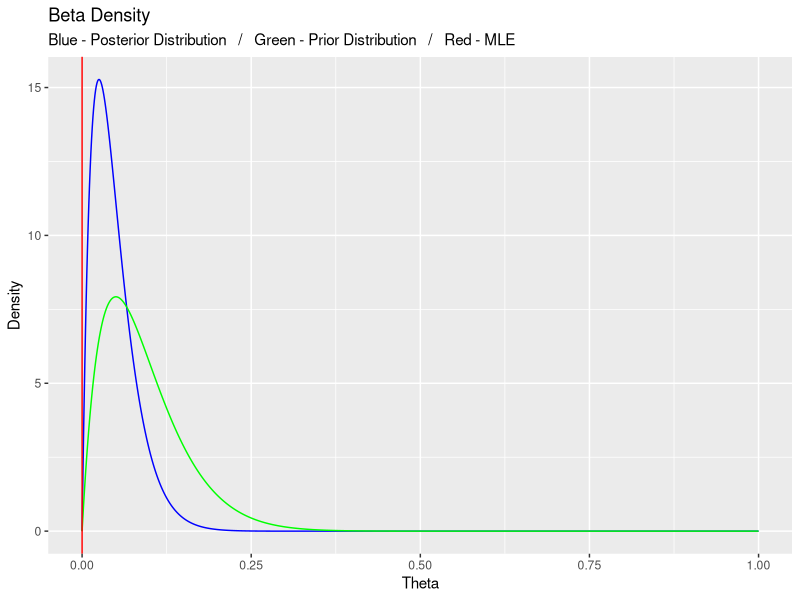
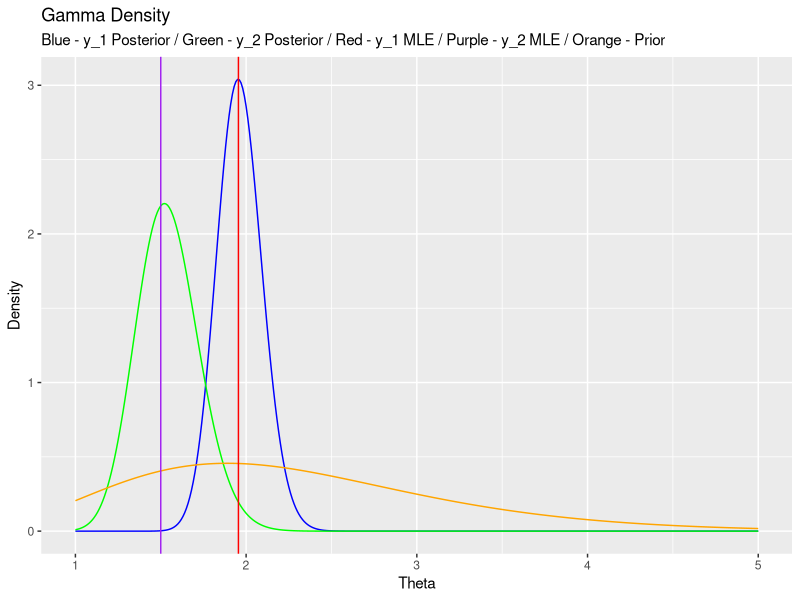

Recreate these plots in R, in order.
## ---- chunk 1

### Load in the necessary packages

library(ggplot2)
library(coda)



##### Problem 2 #####



## Set the parameter values

y <- 0
n <- 20
alpha <- 2
beta <- 20

## Set the theta values

theta <- seq(from = 0, to = 1, length.out = 1000)

## ---- chunk 2

### Part i ###



## Plot the posterior distribution

post_beta_dens <- dbeta(x = theta, shape1 = y + alpha, shape2 = (n - y) + beta)

ggplot() +
    geom_line(aes(x = theta, y = post_beta_dens), col = "blue") +
    geom_line(aes(x = theta, y = dbeta(x = theta, shape1 = alpha, shape2 = beta)), col = "green") +
    geom_vline(aes(xintercept = (y / n)), col = "red") +
    labs(x = "Theta", y = "Density", title = "Beta Density",
         subtitle = "Blue - Posterior Distribution   /   Green - Prior Distribution   /   Red - MLE")

## ---- chunk 3

### Part ii ###



## Draw a sample from my posterior distribution

post_beta_rand <- rbeta(n = 10000, shape1 = y + alpha, shape2 = (n - y) + beta)

## Compute the HPD interval

bayes_int <- as.vector(HPDinterval(as.mcmc(post_beta_rand), prob = 0.95)[1, 1:2])

## Calculate the MLE

y_hat <- (y / n)

## Compute the frequentist interval

freq_int <- c((y_hat) - (1.96 * (sqrt(y_hat * (1 - y_hat)) / 2)),
              (y_hat) + (1.96 * (sqrt(y_hat * (1 - y_hat)) / 2)))

## Output the results

cat("HPD Interval: ", "(", bayes_int[1], ",", bayes_int[2], ")")
cat("Frequentist Interval: ", "(", freq_int[1], ",", freq_int[2], ")")

## ---- chunk 4

### Part iii ###



## Compute the log odds of our posterior beta distrbution

odds_samp <- log(post_beta_rand / (1 - post_beta_rand))

## Compute the HPS interval

bayes_int_odds <- as.vector(HPDinterval(as.mcmc(odds_samp), prob = 0.95)[1, 1:2])

## Output the result

cat("HPD Interval: ", "(", bayes_int_odds[1], ",", bayes_int_odds[2], ")")

## ---- chunk 5

### Part i ###



## Sample mean and variance

samp_mean <- ((1 * 21) + (2 * 43) + (3 * 23) + (4 * 13)) / (21 + 43 + 23 + 13)
samp_var <- round(var(c(rep(1, 21), rep(2, 43), rep(3, 23), rep(4, 13))), 4)

## Compute the gamma parameters

find_gamma_params <- function(mu, sigma_sq) {
    
    beta <- mu / sigma_sq
    alpha <- beta * mu
    return(c(alpha, beta))
    
}

gamma_params <- round(find_gamma_params(samp_mean, samp_var), 4)

cat("Gamma Parameters")
cat("Alpha Parameter: ", round(gamma_params[1], 4))
cat("Beta Parameter: ", round(gamma_params[2], 4))

## ---- chunk 6

### Part ii ###



## Set theta values

theta <- seq(from = 1, to = 5, by = 0.01)

## Set the sample values

y_1 <- 217
y_2 <- 66
n_1 <- 111
n_2 <- 44
lambda_1 <- 217 / 111
lambda_2 <- 66 / 44

## Generate samples from the posterior distributions

post_dens_y1 <- dgamma(x = theta, shape = y_1 + gamma_params[1], rate = gamma_params[2] + n_1)
post_dens_y2 <- dgamma(x = theta, shape = y_2 + gamma_params[1], rate = gamma_params[2] + n_2)
prior_dens <- dgamma(x = theta, shape = gamma_params[1], rate = gamma_params[2])

## Generate the plot

ggplot() +
    geom_line(aes(x = theta, y = post_dens_y1), col = "blue") +
    geom_line(aes(x = theta, y = post_dens_y2), col = "green") +
    geom_line(aes(x = theta, y = prior_dens), col = "orange") +
    geom_vline(aes(xintercept = lambda_1), col = "red") +
    geom_vline(aes(xintercept = lambda_2), col = "purple") +
    labs(x = "Theta", y = "Density", title = "Gamma Density",
         subtitle = "Blue - y_1 Posterior / Green - y_2 Posterior / Red - y_1 MLE / Purple - y_2 MLE / Orange - Prior")

## ---- chunk 7

### Part iii ###



## Draw a sample from each posterior distribution

post_gamma_y1 <- rgamma(n = 10000, shape = y_1 + gamma_params[1], rate = n_1 + gamma_params[2])
post_gamma_y2 <- rgamma(n = 10000, shape = y_2 + gamma_params[1], rate = n_2 + gamma_params[2])

## Compute the HPD intervals

hpd_int_y1 <- as.vector(HPDinterval(as.mcmc(post_gamma_y1), prob = 0.95)[1, 1:2])
hpd_int_y2 <- as.vector(HPDinterval(as.mcmc(post_gamma_y2), prob = 0.95)[1, 1:2])

## Output the results

cat("Posterior Credible Interval, theta_1: ", "(", hpd_int_y1[1], ",", hpd_int_y1[2], ")")
cat("Posterior Credible Interval, theta_2: ", "(", hpd_int_y2[1], ",", hpd_int_y2[2], ")")

## ---- chunk 8

### Part iv ###



## Get the difference of our random samples

post_diff_gamma <- post_gamma_y1 - post_gamma_y2

## Compute the HPD interval

diff_int <- as.vector(HPDinterval(as.mcmc(post_diff_gamma), prob = 0.95)[1, 1:2])

## Output the results

cat("Posterior Credible Interval, theta_1 - theta_2: ", "(", diff_int[1], ",", diff_int[2], ")")
